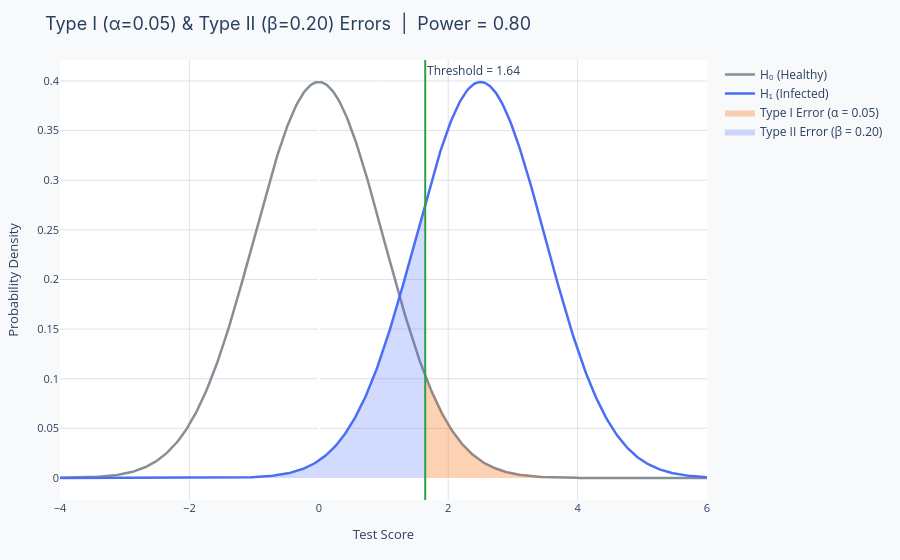

Here is the notebook cell this chart was saved with:
### Markdown cell above
---
## Real-world example: COVID-19 rapid antigen test accuracy

Rapid antigen tests for COVID-19 illustrate both error types with real consequences. A false negative (Type II error) means an infected person tests negative and might spread the virus. A false positive (Type I error) means a healthy person tests positive and quarantines unnecessarily.

The chart visualizes the test score distributions for infected and healthy populations, with a decision threshold that generates both error types. Notice:

- **Notice:** The two distributions overlap, no threshold perfectly separates them; any decision line creates errors on both sides
- **Notice:** Moving the threshold left (more sensitive) grows the false-positive region and shrinks the false-negative region
- **Notice:** The area shaded on the left (β, Type II) plus the area shaded on the right (α, Type I) sum to the total error rate

> **Discussion question:** For a voluntary screening program with limited quarantine costs, would you set a more sensitive (lower threshold) or more specific (higher threshold) test, and who bears the cost of each type of error?

### Code cell
# ── Type I vs Type II error visualization for diagnostic test ─────────────────
# Hypothetical test score distributions for infected vs healthy individuals
mu_H0    = 0.0    # healthy population test score mean
mu_H1    = 2.5    # infected population test score mean
sigma    = 1.0
alpha    = 0.05
threshold = stats.norm.ppf(1 - alpha, loc=mu_H0, scale=sigma)

x_range  = np.linspace(-4, 6, 500)
pdf_H0   = stats.norm.pdf(x_range, mu_H0, sigma)
pdf_H1   = stats.norm.pdf(x_range, mu_H1, sigma)

# Type I region: H0 distribution above threshold
x_alpha  = x_range[x_range >= threshold]
# Type II region: H1 distribution below threshold
x_beta   = x_range[x_range <= threshold]
beta_val = stats.norm.cdf(threshold, mu_H1, sigma)
power    = 1 - beta_val

fig = go.Figure()
fig.add_trace(go.Scatter(x=x_range, y=pdf_H0, mode="lines",
    line=dict(color=PALETTE["muted"], width=2.5), name="H₀ (Healthy)"))
fig.add_trace(go.Scatter(x=x_range, y=pdf_H1, mode="lines",
    line=dict(color=PALETTE["primary"], width=2.5), name="H₁ (Infected)"))

# Type I shading
fig.add_trace(go.Scatter(
    x=np.concatenate([[threshold], x_alpha, [x_alpha[-1]]]),
    y=np.concatenate([[0], stats.norm.pdf(x_alpha, mu_H0, sigma), [0]]),
    fill="toself", fillcolor="rgba(247,103,7,0.30)",
    line=dict(width=0), name=f"Type I Error (α = {alpha:.2f})",
))
# Type II shading
fig.add_trace(go.Scatter(
    x=np.concatenate([[x_beta[0]], x_beta, [threshold]]),
    y=np.concatenate([[0], stats.norm.pdf(x_beta, mu_H1, sigma), [0]]),
    fill="toself", fillcolor="rgba(76,110,245,0.25)",
    line=dict(width=0), name=f"Type II Error (β = {beta_val:.2f})",
))
fig.add_vline(x=threshold, line_color=PALETTE["accent"], line_width=2,
              annotation_text=f"Threshold = {threshold:.2f}")
layout = base_layout(
    title=f"Type I (α={alpha:.2f}) & Type II (β={beta_val:.2f}) Errors  |  Power = {power:.2f}",
    xaxis_title="Test Score",
    yaxis_title="Probability Density",
)
fig.update_layout(layout)
fig.show()

### Figure 1 — Plotly figure (JSON) as saved in the notebook; plotly's stock layout.template omitted (floating-point values rounded to 4 significant figures; data arrays with more than 128 entries replaced by an {"elided": "..."} marker saying what was removed)
{"data": [{"line": {"color": "#868E96", "width": 2.5}, "mode": "lines", "name": "H₀ (Healthy)", "type": "scatter", "x": {"elided": "500 float values"}, "y": {"elided": "500 float values"}}, {"line": {"color": "#4C6EF5", "width": 2.5}, "mode": "lines", "name": "H₁ (Infected)", "type": "scatter", "x": {"elided": "500 float values"}, "y": {"elided": "500 float values"}}, {"fill": "toself", "fillcolor": "rgba(247,103,7,0.30)", "line": {"width": 0}, "name": "Type I Error (α = 0.05)", "type": "scatter", "x": {"elided": "220 float values"}, "y": {"elided": "220 float values"}}, {"fill": "toself", "fillcolor": "rgba(76,110,245,0.25)", "line": {"width": 0}, "name": "Type II Error (β = 0.20)", "type": "scatter", "x": {"elided": "284 float values"}, "y": {"elided": "284 float values"}}], "layout": {"annotations": [{"showarrow": false, "text": "Threshold = 1.64", "x": 1.645, "xanchor": "left", "xref": "x", "y": 1, "yanchor": "top", "yref": "y domain"}], "legend": {"font": {"size": 12}}, "margin": {"b": 60, "l": 60, "r": 30, "t": 60}, "paper_bgcolor": "#F8F9FA", "plot_bgcolor": "#FFFFFF", "shapes": [{"line": {"color": "#2F9E44", "width": 2}, "type": "line", "x0": 1.645, "x1": 1.645, "xref": "x", "y0": 0, "y1": 1, "yref": "y domain"}], "title": {"font": {"family": "Inter, Arial, sans-serif", "size": 18}, "text": "Type I (α=0.05) & Type II (β=0.20) Errors  |  Power = 0.80"}, "xaxis": {"gridcolor": "#DEE2E6", "tickfont": {"size": 11}, "title": {"font": {"size": 13}, "text": "Test Score"}}, "yaxis": {"gridcolor": "#DEE2E6", "tickfont": {"size": 11}, "title": {"font": {"size": 13}, "text": "Probability Density"}}}}
